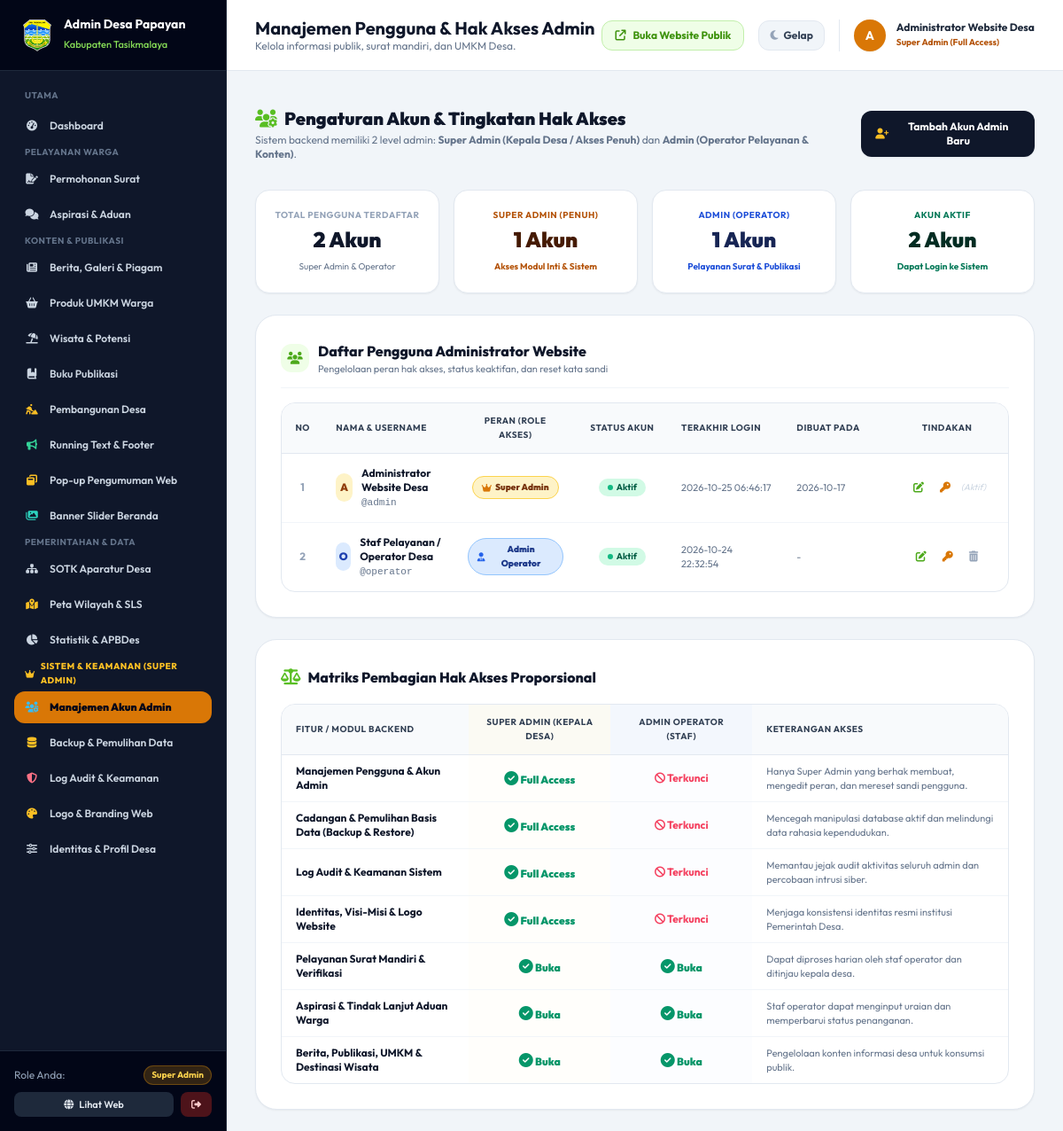
/admin/users (signed in), run on an earlier commit of the app's database.
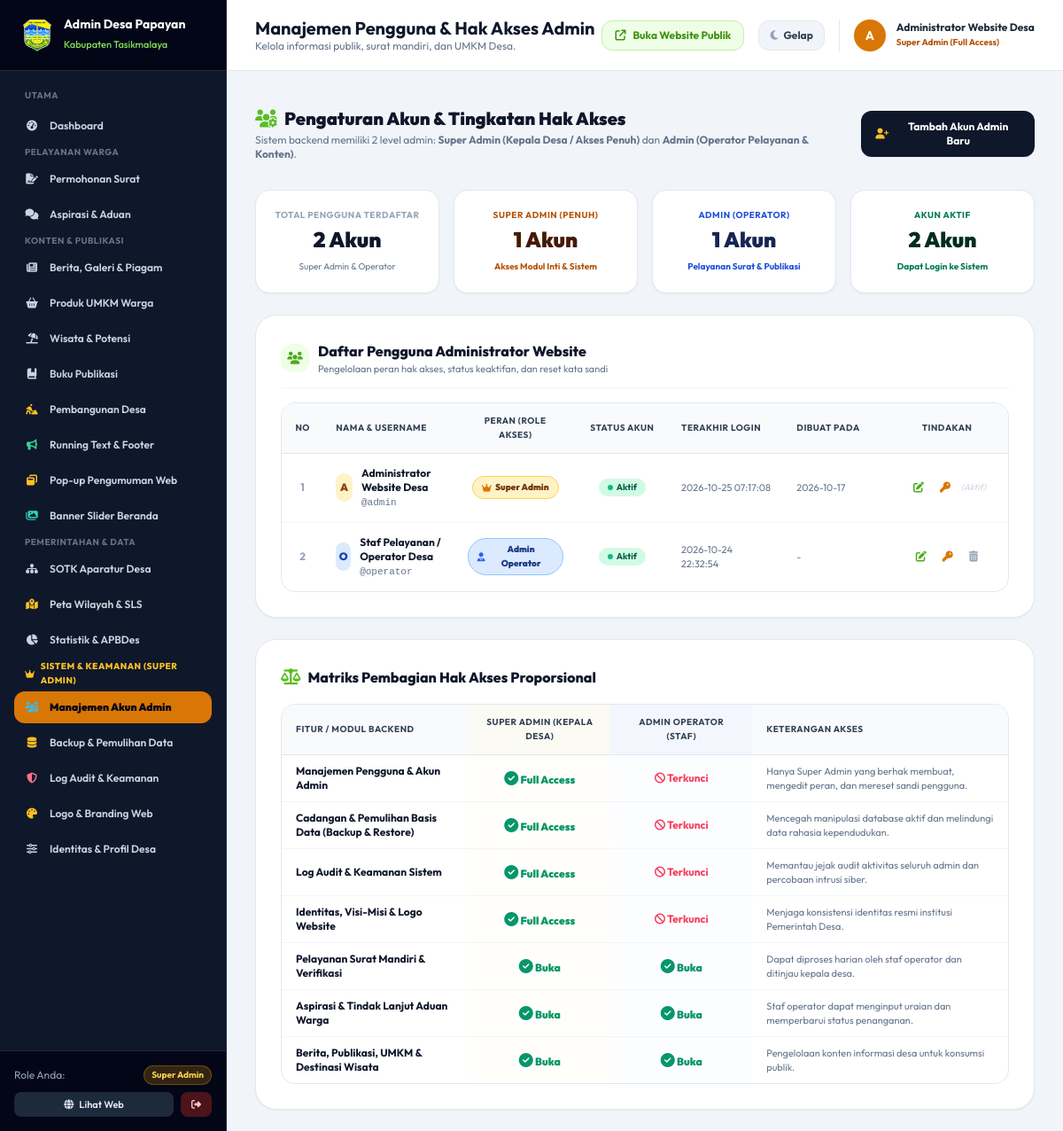
And on a later commit of the database.
### tables this page shows
CREATE TABLE users (
        id INTEGER PRIMARY KEY AUTOINCREMENT,
        username TEXT UNIQUE NOT NULL,
        password_hash TEXT NOT NULL,
        nama TEXT NOT NULL,
        role TEXT DEFAULT 'admin'
    , status TEXT DEFAULT 'aktif', last_login TIMESTAMP, created_at TIMESTAMP);

### app.py (the view)
@app.route('/admin/users')
@superadmin_required
def admin_users():
    conn = get_db()
    cursor = conn.cursor()
    cursor.execute("SELECT id, username, nama, role, status, last_login, created_at FROM users ORDER BY id ASC")
    users_list = [dict(r) for r in cursor.fetchall()]
    conn.close()
    return render_template('admin/users.html', users_list=users_list)

### app.py (called while the page is built, shortened)
@app.before_request
def track_visitor_hit():
    if request.method == 'GET' and not (
        request.path.startswith('/static') or
        request.path.startswith('/admin') or
        request.path.startswith('/api')
    ):
        try:
            record_visitor_hit()
        except Exception:
            pass

def superadmin_required(f):
    @wraps(f)
    def decorated_function(*args, **kwargs):
        if 'user_id' not in session:
            flash('Silakan login terlebih dahulu.', 'warning')
            return redirect(url_for('admin_login'))
        return f(*args, **kwargs)
    return decorated_function

### database.py (called while the page is built)
def get_db():
    conn = sqlite3.connect(DB_PATH)
    conn.row_factory = sqlite3.Row
    return conn

### security_engine.py (called while the page is built, shortened)
def get_client_ip():
    forwarded = request.headers.get('X-Forwarded-For')
    if forwarded:
        return forwarded.split(',')[0].strip()
    return request.headers.get('X-Real-IP', request.remote_addr or '127.0.0.1')

    def _cleanup(self, now):
        if now - self._last_cleanup < 60:
            return

### templates/admin/users.html (shortened to what the changed rows need)
{% extends "base_admin.html" %}
{% block header_title %}Manajemen Pengguna & Hak Akses Admin{% endblock %}
{% block content %}
<div class="space-y-6">
  <div class="flex flex-col sm:flex-row sm:items-center justify-between gap-4 pb-2">
    <div>
      <h2 class="text-xl font-black text-slate-900 flex items-center gap-2">
        <i class="fa-solid fa-users-gear text-brand-600"></i>
        <span>Pengaturan Akun & Tingkatan Hak Akses</span>
      </h2>
    </div>
  </div>
      {% set sa_count = [] %}
      {% set adm_count = [] %}
      {% set aktif_count = [] %}
  <div class="bg-white rounded-3xl p-6 sm:p-7 border border-slate-200 shadow-sm space-y-4">
    <div class="overflow-x-auto rounded-2xl border border-slate-200">
      <table class="w-full text-left text-xs border-collapse">
        <thead class="bg-slate-50 text-slate-700 font-extrabold uppercase text-[10px] tracking-wider border-b border-slate-200">
          <tr>
            <th class="py-3 px-3.5 w-12 text-center">No</th>
            <th class="py-3 px-3.5">Nama & Username</th>
            <th class="py-3 px-3.5 w-36 text-center">Peran (Role Akses)</th>
            <th class="py-3 px-3.5 w-28 text-center">Status Akun</th>
            <th class="py-3 px-3.5 w-36">Terakhir Login</th>
            <th class="py-3 px-3.5 w-32">Dibuat Pada</th>
            <th class="py-3 px-3.5 w-36 text-center">Tindakan</th>
          </tr>
        </thead>
        <tbody class="divide-y divide-slate-100 text-slate-700">
          {% for u in users_list %}
          <tr class="hover:bg-slate-50/70 transition">
            <td class="py-3.5 px-3.5 text-center font-bold text-slate-400">{{ loop.index }}</td>
            <td class="py-3.5 px-3.5">
              <div class="flex items-center gap-2.5">
                <div class="w-8 h-8 rounded-xl {% if u.role == 'superadmin' %}bg-amber-100 text-amber-800{% else %}bg-blue-100 text-blue-800{% endif %} flex items-center justify-center font-black text-xs">
                  {{ u.username[0].upper() }}
                </div>
                <div>
                  <strong class="text-slate-900 text-xs block">{{ u.nama }}</strong>
                  <span class="font-mono text-[11px] text-slate-500">@{{ u.username }}</span>
                </div>
              </div>
            </td>
            <td class="py-3.5 px-3.5 text-center">
              {% if u.role == 'superadmin' %}
                <span class="inline-flex items-center gap-1 px-2.5 py-1 rounded-full bg-amber-100 text-amber-900 font-black text-[10px] border border-amber-300">
                  <i class="fa-solid fa-crown text-amber-600"></i> Super Admin
                </span>
              {% else %}
                <span class="inline-flex items-center gap-1 px-2.5 py-1 rounded-full bg-blue-100 text-blue-900 font-black text-[10px] border border-blue-300">
                  <i class="fa-solid fa-user-tie text-blue-600"></i> Admin Operator
                </span>
              {% endif %}
            </td>
            <td class="py-3.5 px-3.5 text-center">
              {% if u.status == 'aktif' %}
                <span class="inline-flex items-center gap-1 px-2.5 py-0.5 rounded-full bg-emerald-100 text-emerald-800 font-bold text-[10px]">
                  <span class="w-1.5 h-1.5 rounded-full bg-emerald-500 animate-pulse"></span> Aktif
                </span>
              {% else %}
                <span class="inline-flex items-center gap-1 px-2.5 py-0.5 rounded-full bg-slate-200 text-slate-600 font-bold text-[10px]">
                  Nonaktif
                </span>
              {% endif %}
            </td>
            <td class="py-3.5 px-3.5 text-[11px] text-slate-500">
              {{ u.last_login or 'Belum pernah login' }}
            </td>
            <td class="py-3.5 px-3.5 text-[11px] text-slate-500">
              {{ u.created_at[:10] if u.created_at else '-' }}
            </td>
            <td class="py-3.5 px-3.5 text-center">
              <div class="flex items-center justify-center gap-1.5">
                <button type="button" onclick="bukaModalEditUser({{ u.id }})"
                        class="p-1.5 rounded-lg text-brand-700 hover:bg-brand-50 transition" title="Edit Peran & Status">
                  <i class="fa-solid fa-pen-to-square"></i>
                </button>
                <button type="button" onclick="bukaModalResetPassword({{ u.id }}, '{{ u.username|escape }}')"
                        class="p-1.5 rounded-lg text-amber-600 hover:bg-amber-50 transition" title="Reset Kata Sandi">
                  <i class="fa-solid fa-key"></i>
                </button>
                {% if u.id != session.get('user_id') %}
                <form method="POST" action="{{ url_for('admin_users_hapus', id=u.id) }}" onsubmit="return confirm('Hapus akun pengguna @{{ u.username }}?');" class="inline">
                  <button type="submit" class="p-1.5 rounded-lg text-slate-400 hover:text-rose-600 hover:bg-rose-50 transition" title="Hapus Pengguna">
                    <i class="fa-solid fa-trash-can"></i>
                  </button>
                </form>
                {% else %}
                <span class="text-[10px] text-slate-300 italic" title="Akun Anda sedang digunakan">(Aktif)</span>
                {% endif %}
              </div>
            </td>
          </tr>
          {% endfor %}
        </tbody>
      </table>
    </div>
  </div>
  <div class="bg-white rounded-3xl p-6 sm:p-7 border border-slate-200 shadow-sm space-y-4">
    <div class="overflow-x-auto rounded-2xl border border-slate-200">
      <table class="w-full text-left text-xs border-collapse">
        <thead class="bg-slate-50 text-slate-700 font-extrabold uppercase text-[10px] tracking-wider border-b border-slate-200">
          <tr>
            <th class="py-3 px-4">Fitur / Modul Backend</th>
            <th class="py-3 px-4 text-center w-40 bg-amber-50/50">Super Admin (Kepala Desa)</th>
            <th class="py-3 px-4 text-center w-40 bg-blue-50/50">Admin Operator (Staf)</th>
            <th class="py-3 px-4">Keterangan Akses</th>
          </tr>
        </thead>
      </table>
    </div>
  </div>
</div>
{% endblock %}

### templates/base_admin.html (shortened to what the changed rows need)
<!DOCTYPE html>
<html lang="id">
<head>
  <link rel="stylesheet" href="{{ url_for('static', filename='css/theme-mode.css') }}" />
  <link rel="stylesheet" href="https://cdnjs.cloudflare.com/ajax/libs/font-awesome/6.5.1/css/all.min.css" />
  <script src="https://cdn.tailwindcss.com"></script>
</head>
<body class="bg-slate-100 dark:bg-slate-950 text-slate-800 dark:text-slate-100 antialiased flex h-screen overflow-hidden">
  <aside class="w-64 bg-slate-900 dark:bg-slate-950 text-slate-300 flex flex-col flex-shrink-0 border-r border-slate-800 transition-all duration-300">
    <div class="h-20 flex items-center gap-3 px-6 bg-slate-950 border-b border-slate-800">
      <div>
        <h2 class="text-white font-bold text-sm leading-tight">Admin Desa {{ profil_global.nama_desa or 'Papayan' }}</h2>
      </div>
    </div>
  </aside>
  <div class="flex-1 flex flex-col h-screen overflow-hidden">
    <header class="h-20 bg-white dark:bg-slate-900 border-b border-slate-200 dark:border-slate-800 flex items-center justify-between px-8 flex-shrink-0">
      <div>
        <h1 class="text-xl font-bold text-slate-900 dark:text-white leading-tight">{% block header_title %}Dashboard Pengelolaan Desa{% endblock %}</h1>
      </div>
      <div class="flex items-center gap-4">
        <div class="flex items-center gap-3 pl-4 border-l border-slate-200">
          <div class="hidden sm:block text-left text-xs">
            <span class="font-bold text-slate-800 dark:text-white block">{{ session.get('nama', 'Administrator') }}</span>
            <span class="{% if session.get('role') == 'superadmin' %}text-amber-700 font-bold{% else %}text-slate-400{% endif %} text-[10px]">
              {% if session.get('role') == 'superadmin' %}Super Admin (Full Access){% else %}Admin Operator Pelayanan{% endif %}
            </span>
          </div>
        </div>
      </div>
    </header>
    <main class="flex-1 overflow-y-auto px-8 py-6 bg-slate-100 dark:bg-slate-950">
      {% block content %}{% endblock %}
    </main>
  </div>
</body>
</html>

What changed in the data, as far as the page shows it:
changed users "Administrator Website Desa": last_login "2026-10-25 06:46:17" → "2026-10-25 07:17:08"
